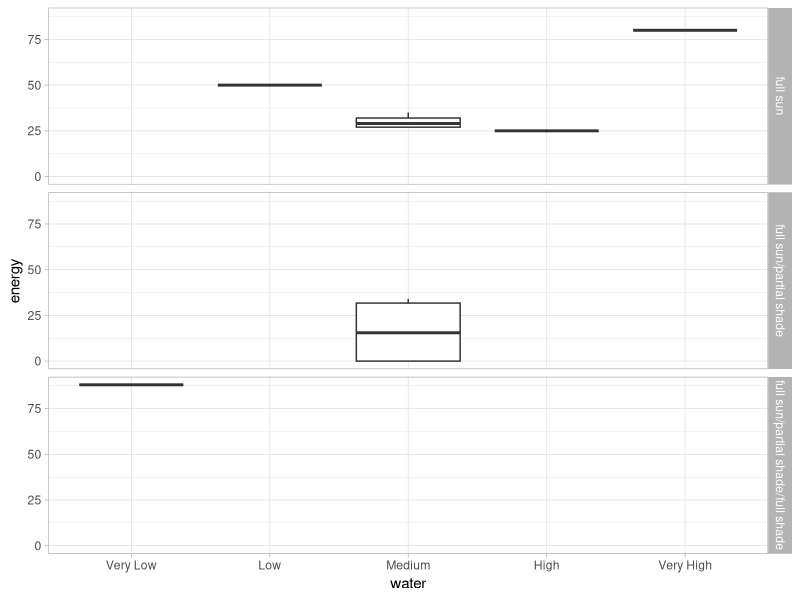
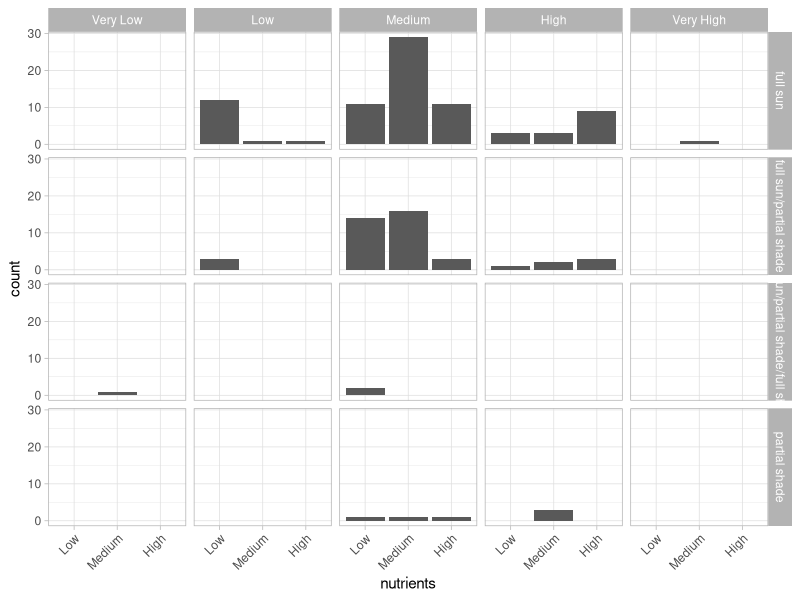

Generate these figures, in order, with R:
## ---- chunk 1
knitr::opts_chunk$set(echo = TRUE)
library(tidyverse)
## ---- chunk 2

edible_plants <- read_csv("edible_plants.csv", show_col_types = FALSE) |>
  mutate(sunlight = tolower(sunlight) |> str_replace_all("/ ", "/") |> factor())

edible_plants$water <- factor(edible_plants$water, levels= c("Very Low", "Low", "Medium", "High", "Very High"))

## ---- chunk 3

edible_plants |>
  select(sunlight, water, energy, nutrients) |>
  glimpse()

## ---- chunk 4

edible_plants |>
  filter(!is.na(energy)) |>
  ggplot(aes(x = water, y = energy)) +
  facet_grid(rows = vars(sunlight)) +
  geom_boxplot() +
  theme_light()



## ---- chunk 5
edible_plants <- edible_plants |>
  filter(nutrients %in% c("Low", "Medium", "High"))
edible_plants$nutrients <- factor(edible_plants$nutrients, levels = c("Low", "Medium", "High"))
m <-MASS::polr(nutrients ~ sunlight + water, data = edible_plants, Hess = TRUE)
summary(m)
## ---- chunk 6
edible_plants |>
  filter(nutrients %in% c("Low", "Medium", "High")) |>
  filter(!is.na(water)) |>
  ggplot(aes(x = nutrients)) +
  facet_grid(rows = vars(sunlight), cols = vars(water)) +
  geom_bar() +
  theme_light() +
  theme(axis.text.x = element_text(angle = 45, hjust = 1))

